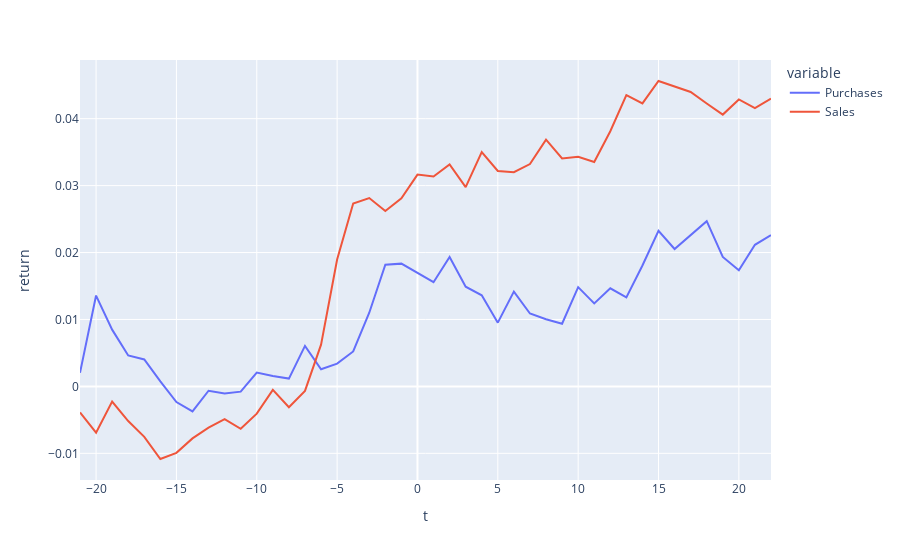

The code cell stored with this chart in its notebook:
### Code cell
amount_midpoint_map = {
    '$1,001 -':1000,
    '$1,001 - $15,000': 8000.5,
    '$15,001 - $50,000': 32500.5,
    '$50,001 - $100,000': 75000.5,
    '$100,001 - $250,000':125000.5,
    '$250,001 - $500,000':375000.5,
    '$500,001 - $1,000,000':750000.5,
    '$1,000,001 - $5,000,000':2500000.5,
    '$5,000,001 - $25,000,000':15000000.5,
}

def cumulative_returns_weight_by_amount(tr_type):
    daily = daily_returns[daily_returns['type'] == tr_type].drop(columns=['type', 'ticker'])
    weight = daily['amount'].map(lambda a: amount_midpoint_map[a])
    cumulative = (daily.iloc[:,:-1]+1).cumprod(axis=1)
    cumulative = cumulative.mul(weight, axis=0)
    return cumulative.sum() / weight.sum() - 1

df = pd.DataFrame({"Purchases": cumulative_returns_weight_by_amount('Purchase'), "Sales": cumulative_returns_weight_by_amount('Sale')})
px.line(df, labels={"index":"t", "value": "return"})

### Figure 1 — Plotly figure (JSON) as saved in the notebook; plotly's stock layout.template omitted (floating-point values rounded to 4 significant figures)
{"data": [{"hovertemplate": "variable=Purchases<br>t=%{x}<br>return=%{y}<extra></extra>", "legendgroup": "Purchases", "line": {"color": "#636efa", "dash": "solid"}, "mode": "lines", "name": "Purchases", "orientation": "v", "showlegend": true, "type": "scatter", "x": [-21, -20, -19, -18, -17, -16, -15, -14, -13, -12, -11, -10, -9, -8, -7, -6, -5, -4, -3, -2, -1, 0, 1, 2, 3, 4, 5, 6, 7, 8, 9, 10, 11, 12, 13, 14, 15, 16, 17, 18, 19, 20, 21, 22], "xaxis": "x", "y": [0.002031, 0.01357, 0.00848, 0.00463, 0.004024, 0.000748, -0.002339, -0.003743, -0.0006473, -0.001057, -0.0007791, 0.002074, 0.001568, 0.001169, 0.006057, 0.002568, 0.0034, 0.005218, 0.01101, 0.01819, 0.01834, 0.01691, 0.01557, 0.01933, 0.0149, 0.01362, 0.009524, 0.01416, 0.0109, 0.01003, 0.009368, 0.01483, 0.0124, 0.01466, 0.0133, 0.01807, 0.02323, 0.02053, 0.02262, 0.02468, 0.01935, 0.01734, 0.02116, 0.02259], "yaxis": "y"}, {"hovertemplate": "variable=Sales<br>t=%{x}<br>return=%{y}<extra></extra>", "legendgroup": "Sales", "line": {"color": "#EF553B", "dash": "solid"}, "mode": "lines", "name": "Sales", "orientation": "v", "showlegend": true, "type": "scatter", "x": [-21, -20, -19, -18, -17, -16, -15, -14, -13, -12, -11, -10, -9, -8, -7, -6, -5, -4, -3, -2, -1, 0, 1, 2, 3, 4, 5, 6, 7, 8, 9, 10, 11, 12, 13, 14, 15, 16, 17, 18, 19, 20, 21, 22], "xaxis": "x", "y": [-0.003888, -0.006907, -0.002273, -0.005179, -0.007542, -0.01085, -0.009922, -0.007768, -0.006173, -0.004884, -0.006328, -0.004074, -0.0005099, -0.003103, -0.0006677, 0.006241, 0.01896, 0.02732, 0.02815, 0.02621, 0.0281, 0.03164, 0.03135, 0.03318, 0.02978, 0.03502, 0.03219, 0.032, 0.03321, 0.03687, 0.03406, 0.03431, 0.03353, 0.03812, 0.04353, 0.04229, 0.04563, 0.04479, 0.04399, 0.04226, 0.04061, 0.04287, 0.04159, 0.04298], "yaxis": "y"}], "layout": {"legend": {"title": {"text": "variable"}, "tracegroupgap": 0}, "margin": {"t": 60}, "xaxis": {"anchor": "y", "domain": [0, 1], "title": {"text": "t"}}, "yaxis": {"anchor": "x", "domain": [0, 1], "title": {"text": "return"}}}}
